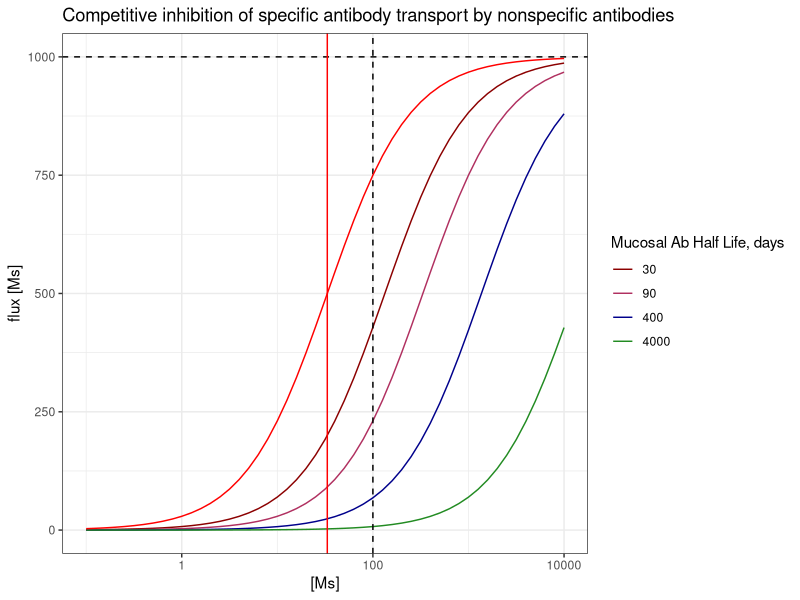
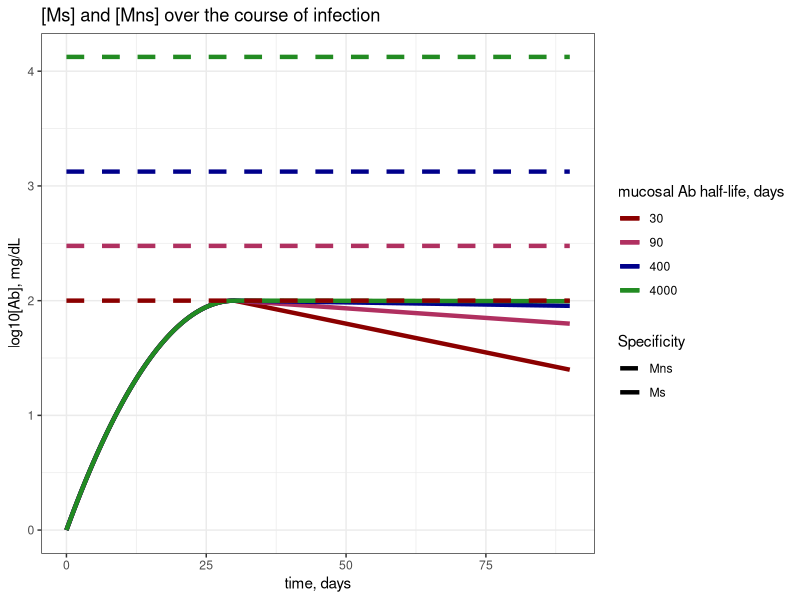
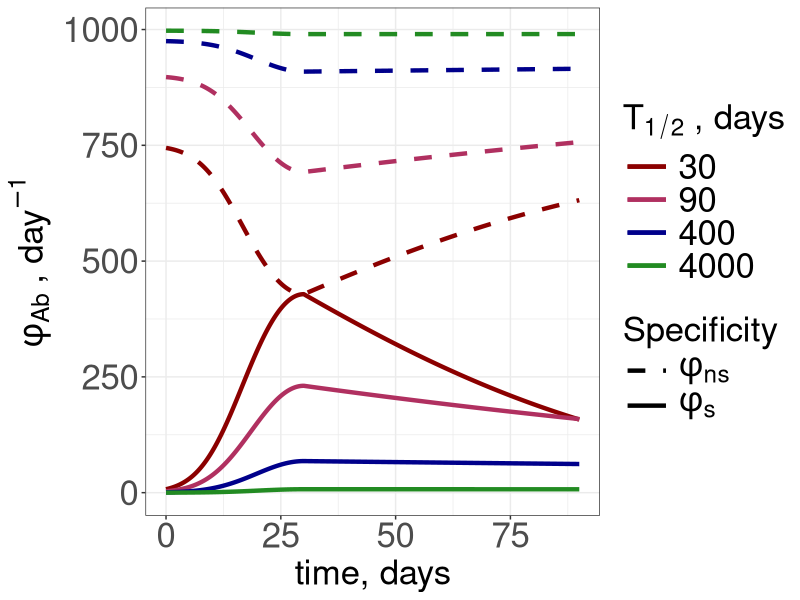
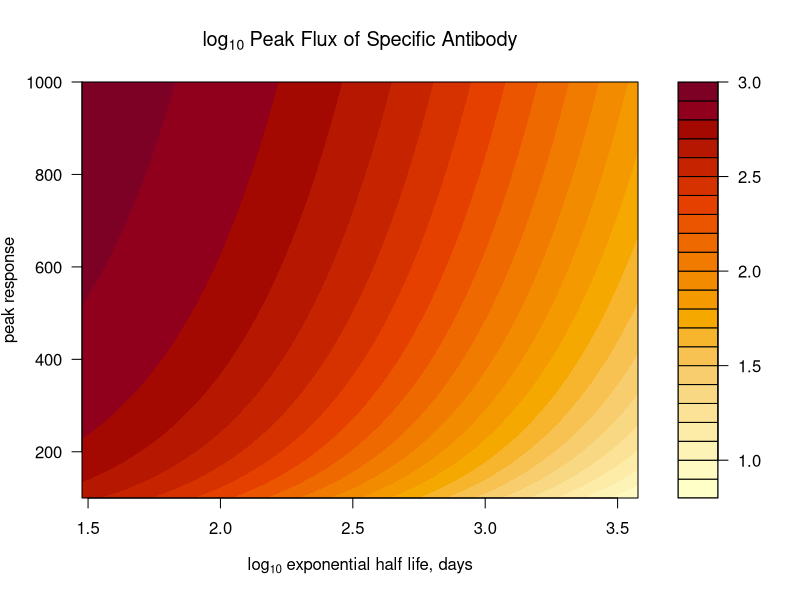
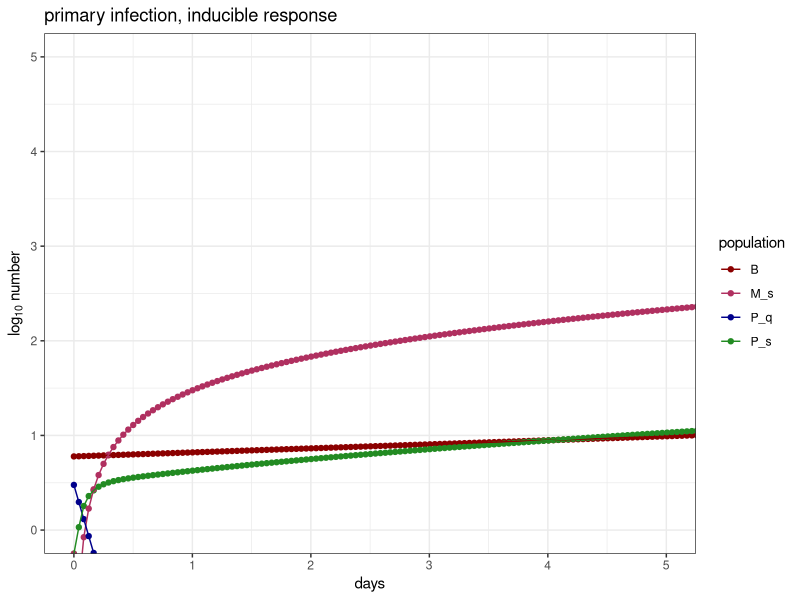
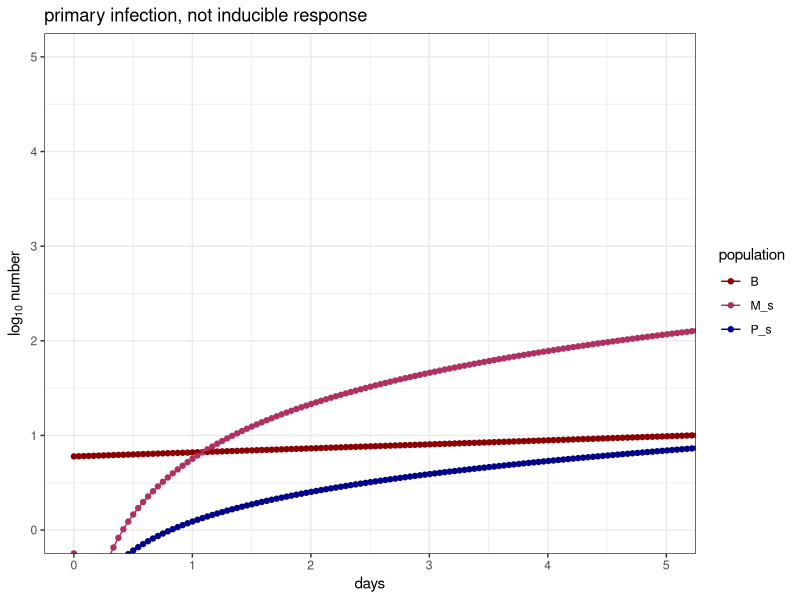
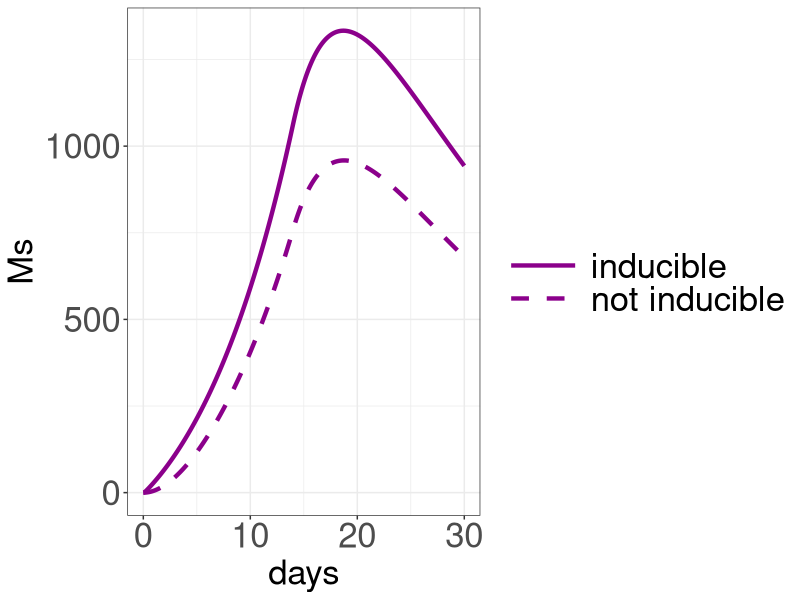
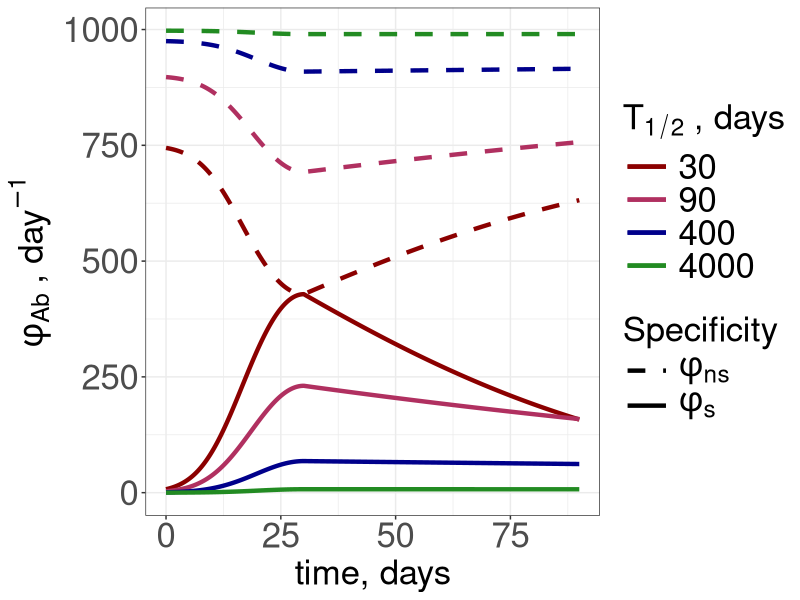

These figures' R source, in order:
## ---- chunk 1
#install.package("here")
library(here)

#install.package("ggplot2")
library(ggplot2)

#install.package("gridExtra")
library(gridExtra)

#install.packages("tidyverse")
library(tidyverse)

#install.packages("deSolve")
library(deSolve)

#load functions
MM_function = function(M_s, M_ns) {(Vmax*M_s)/(KM+M_ns+M_s)}


#choose plotting colors
my_colors = c("darkred", "maroon", "darkblue", "forestgreen", "darkorange", "goldenrod") #choose color range
num_colors = length(my_colors) #set number of colors needed for plotting
my_colors = colorRampPalette(my_colors)(num_colors) #increase number of colors staying in color range
## ---- chunk 2
# generation of new response
Ap = 100 #peak antibody titer will be the same as Mns for 90 days
#initial ab titer
A0 = 1 # initial specific ab concentration
tp = 30 #time of peak titer -- days

# steady state nonspecific antibodies
t_halfs = c(30,90,400,4000) #half lives of mucosal ab in days - 1 month, 3 months, 1 year, 10 years :) 
d_mus = log(2)/t_halfs #half lives in days
  names(d_mus) = t_halfs
c = Ap*(log(2)/min(t_halfs))# calculate c such that the minimum M_ns = Ap = 100
Mns_vec = c/d_mus #vector of approximate ss solutions
  names(Mns_vec) = t_halfs


# transport
Vmax = 10^3 # order of magnitude of peak response # we might vary this later
k2 = 1/(2/24) #rate of transport - 1/T of transport which is 1/2hours or 1/2/24ths of a day
RT = Vmax/k2 #total number (concentration) of receptors, Vmax = k2RT
KM = Ap/3 #choosing KM such that at peak in the absence of Mns, Ms would achieve 75% of max flux at peak
k1 = k2/KM #k2/min(Mns_vec) #rate of antibody binding such that KM is on the order of 10

# dynamics in the lumen 
t_half_L = 3 #half life of antibodies in the lumen, in days
d_L = log(2)/t_half_L #decay rate in the lumen


# Total time to plot responses
Tmax = 90

# will be calculated when iterating through d_mu
#r0 = (2*log(Ap/A0)/tp) + d_mu #initial/greatest exponential expansion rate
#alpha = (r0 - d_mu)/tp # rate of decay of exponential growth rate


## ---- chunk 3
#set concentrations of Ms for x axis
concentrations = 10^seq(-1, 4, by = 0.1) #range of concentrations M_s such that we span much less than and much greater than Ap

### plot flux vs [Ms] given each Mns 
flux_df = lapply(t_halfs, function(t_half){
  # set d_mu and Mns 
  d_mu = log(2)/t_half
  Mns = c/d_mu
  
  #calculate flux
  flux = sapply(concentrations, function(Ms){
   
   return(MM_function(M_s = Ms, M_ns = Mns))
  }) %>% cbind("Ms" = concentrations, "flux" = ., "t_half" = t_half) %>% as.data.frame() 
}) %>% do.call(rbind, .) %>% as.data.frame() 

## plot
plot = ggplot() + geom_line(data = flux_df, aes(x = (Ms), y = flux, group = factor(t_half), col = factor(t_half))) +
  geom_hline(yintercept = Vmax, linetype = "dashed") +
  geom_vline(xintercept = (KM), color = "red") +
  geom_vline(xintercept = (Ap), linetype= "dashed") +
geom_line(
  aes(x = concentrations, y = sapply(concentrations, function(Ms){Vmax*Ms/(KM+Ms)})),
  inherit.aes = FALSE,
  color = "red"
) +
  scale_x_continuous(trans = "log10") +
  scale_color_manual(values = my_colors) +
  labs(x = "[Ms]", y = "flux [Ms]", color = "Mucosal Ab Half Life, days", title = "Competitive inhibition of specific antibody transport by nonspecific antibodies") + 
  theme_bw()

# print to viewer
print(plot)
## ---- chunk 4
### plot Ms vs Mns over time
Mab_titers = lapply(t_halfs, function(t_half){
  # setting t.half dependent parms for nonspecific population
  d_mu = log(2)/t_half #set d_mu
  Mns = c/d_mu # steadys state nonspecific
  
  # setting t.half dependent parms for specific abs
  r0 = (2*log(Ap/A0)/tp) + d_mu #initial/greatest exponential expansion rate
  alpha = (r0 - d_mu)/tp # rate of decay of exponential growth rate

  # set time vector parms
  Tmax = Tmax # total days
  points_per_day = 24 # every hour
  time = seq(0, Tmax, length.out = Tmax*points_per_day) #generate time vector

  ### apply to calculate
  soln = data.frame("time" = time, "Ms" = sapply(time, function(t){
    if(t<=tp){A0*exp((r0 - d_mu)*t - (alpha/2)*t^2)}
    else {Ap*exp(-d_mu*(t-tp))}
  }))
  

  # solve 
  soln = soln %>% cbind(.,Mns, t_half)
}) %>% do.call(rbind, .) #concatenates all dfs from lapply list into a single df rowwise

### Plot
plot = ggplot() + geom_line(data = Mab_titers, aes(x = time, y = log10(Ms), group = factor(t_half), col = factor(t_half), linetype = "Ms"), lwd = 1.5) +
  geom_line(data = Mab_titers, aes(x = time, y = log10(Mns), group = factor(t_half), col = factor(t_half), linetype = "Mns"), lwd = 1.5) + 
  scale_color_manual(values = my_colors) +
  scale_linetype_manual(values = c("Ms" = "solid", "Mns" = "dashed")) +
  labs(x = "time, days", y = "log10[Ab], mg/dL", col = "mucosal Ab half-life, days", linetype = "Specificity", title = "[Ms] and [Mns] over the course of infection") +
  theme_bw()
  

#print to viewer
print(plot)

## ---- chunk 5
# set parms 
#transport 
Vmax = Vmax
k2 = k2
RT = RT
k1 = k1
KM = KM

#lumen
t_half_L = t_half_L
d_L = d_L

#steady state Ab
c = c
t_halfs = t_halfs
d_mus = d_mus
Mns_vec = Mns_vec
Ap = Ap

# generating new response
Ap = Ap
A0 = A0
tp = tp

# Total time 
Tmax = Tmax
## ---- chunk 6
MM_soln = lapply(t_halfs, function(t_half){
  # setting t.half dependent parms for nonspecific population
  d_mu = log(2)/t_half #set d_mu
  Mns = c/d_mu # steadys state nonspecific
  
  # setting t.half dependent parms for specific abs
  r0 = (2*log(Ap/A0)/tp) + d_mu #initial/greatest exponential expansion rate
  alpha = (r0 - d_mu)/tp # rate of decay of exponential growth rate

  # set time vector parms
  Tmax = Tmax # total days
  points_per_day = 24 # every hour
  time = seq(0, Tmax, length.out = Tmax*points_per_day) #generate time vector

  ### apply to calculate Ms titers over time
  Ms_soln = data.frame("time" = time, "t_half" = t_half, "Ms" = sapply(time, function(t){
    if(t<=tp){A0*exp((r0 - d_mu)*t - (alpha/2)*t^2)}
    else {Ap*exp(-d_mu*(t-tp))}
  }), "Mns" = Mns)
  
  ### apply to calculate Ls flux over time
  Ms_soln$phi_s = sapply(Ms_soln$Ms, function(Ms){MM_function(M_s = Ms, M_ns = Mns)})
  Ms_soln$phi_ns = sapply(Ms_soln$Ms, function(Ms){(Vmax*Mns)/(KM+Ms+Mns)})
  
  return(Ms_soln)
}) %>% do.call(rbind, .)

## ---- chunk 7
#ggplot
plot = ggplot() + geom_line(data = MM_soln, aes(x = time, y = (phi_s), group = factor(t_half), col = factor(t_half), linetype = "phi_s"), lwd = 1.5) +
  geom_line(data = MM_soln, aes(x = time, y = (phi_ns), group = factor(t_half), col = factor(t_half), linetype = "phi_ns"), lwd = 1.5) + 
  scale_color_manual(values = my_colors) +
  #coord_cartesian(ylim = c(0, 3), xlim = c(0, 15)) +
  scale_linetype_manual(values = c("phi_s" = "solid", "phi_ns" = "dashed"), labels = c("phi_s" = expression(phi[s]), "phi_ns" = expression( phi[ns]))) +
  labs(x = "time, days", y = bquote(phi[Ab] ~ ", day"^-1), col = bquote("T"[1/2] ~ ", days"), linetype = "Specificity") +
  theme_bw()+
  theme(axis.text = element_text(size = 25),
        axis.title = element_text(size = 25),
        legend.title = element_text(size = 25),
        legend.text = element_text(size = 25, hjust = 0),
        legend.key.width = unit(0.06, "npc")) 

#print to system viewer
print(plot)

#save
file = here("results", "competition", "fig-flux_over_time.png")
ggsave(plot, file = file)
## ---- chunk 8
# generation of new response
Aps = 10^seq(1, 3, by = 0.01) #peak antibody titer will be the same as Mns for 90 days
#initial ab titer
A0 = 1 # initial specific ab concentration
tp = 30 #time of peak titer -- days

# steady state nonspecific antibodies
t_halfs = 3*10^seq(1,3.1, by = 0.01) #half lives of mucosal ab in days - 1 month, 3 months, 1 year, 10 years :) 

 
heatmap_matrix = sapply(Aps, function(Ap){ #columns
  sapply(t_halfs, function(t_half){ #rows
    #set other parms
    d_mu = log(2)/t_half #half lives in days
    c = Ap*(log(2)/min(t_halfs))# calculate c such that the minimum M_ns = Ap = 100
    Mns = c/d_mu #vector of approximate ss solutions
    
    # transport
    Vmax = 10^3 # order of magnitude of peak response # we might vary this later
    k2 = 1/(2/24) #rate of transport - 1/T of transport which is 1/2hours or 1/2/24ths of a day
    RT = Vmax/k2 #total number (concentration) of receptors, Vmax = k2RT
    KM = Ap/3 #choosing KM such that at peak in the absence of Mns, Ms would achieve 75% of max flux at peak
    k1 = k2/KM #k2/min(Mns_vec) #rate of antibody binding such that KM is on the order of 10
    
    # dynamics in the lumen 
    t_half_L = 3 #half life of antibodies in the lumen, in days
    d_L = log(2)/t_half_L #decay rate in the lumen

    # Total time to plot responses
    Tmax = 90
    
    #calculate peak flux
    phi_s = MM_function(M_s = Ap, M_ns = Mns)
  })
})

### plot
### plot on log10 scale
x_ticks = c(30, 100, 300, 1000, 3000)   # half-life ticks (days)
y_ticks = c(10, 30, 100, 300, 1000)     # peak titer ticks
zlog <- log10(heatmap_matrix)
lev  <- pretty(range(zlog, finite = TRUE), 4)   # 20 = filled.contour's default nlevels

png(here("test2.png"), width = 2000, height = 1200, res = 300, type = "cairo", antialias = "none")
filled.contour(
  x = log10(t_halfs),
  y = log10(Aps),
  z = log10(heatmap_matrix),
  xlab = expression(paste("Plasma cell half-life, ", days)),
  ylab = "Peak specific antibody response in mucosa",
  main = "Peak Flux of Specific Antibody into Lumen",
  levels = lev,
  plot.axes = {
    axis(1, at = log10(x_ticks), labels = x_ticks)
    axis(2, at = log10(y_ticks), labels = y_ticks)
    contour(
      x = log10(t_halfs),
      y = log10(Aps),
      z = log10(heatmap_matrix),
      levels = lev,   # the flux value(s) where you want lines
      add = TRUE, lwd = 2, col = "black",
      drawlabels = TRUE,
      method = "flattest",
      vfont = c("sans serif", "bold"),
  labcex = 0.8                      # optional: bigger labels
    )
  },
  key.title = title(main = bquote(atop("log"[10], "peak flux")), cex.main = 1)
)
dev.off()

## ---- chunk 9
# generation of new response
Ap = 100 #peak antibody titer will be the same as Mns for 90 days
#initial ab titer
A0 = 1 # initial specific ab concentration
tp = 30 #time of peak titer -- days

# steady state nonspecific antibodies
t_halfs = c(30,90,400,4000) #half lives of mucosal ab in days - 1 month, 3 months, 1 year, 10 years :) 
d_mus = log(2)/t_halfs #half lives in days
  names(d_mus) = t_halfs
c = Ap*(log(2)/min(t_halfs))# calculate c such that the minimum M_ns = Ap = 100
Mns_vec = c/d_mus #vector of approximate ss solutions
  names(Mns_vec) = t_halfs

# transport
Vmax = 10^3 # order of magnitude of peak response # we might vary this later
k2 = 1/(2/24) #rate of transport - 1/T of transport which is 1/2hours or 1/2/24ths of a day
RT = Vmax/k2 #total number (concentration) of receptors, Vmax = k2RT
KM = Ap/3 #choosing KM such that at peak in the absence of Mns, Ms would achieve 75% of max flux at peak
k1 = k2/KM #k2/min(Mns_vec) #rate of antibody binding such that KM is on the order of 10

### parms for heatmap 
Aps = seq(100, 1000, by = 10) #peak antibody titer will be the same as Mns for 90 days

t_halfs = 3*10^seq(1,3.1, by = 0.01) #half lives of mucosal ab in days - 1 month, 3 months, 1 year, 10 years :) 
 
heatmap_matrix = sapply(Aps, function(Ap){ #columns
  sapply(t_halfs, function(t_half){ #rows
    #set other parms
    d_mu = log(2)/t_half #half lives in days
    Mns = c/d_mu #vector of approximate ss solutions
    
    #calculate peak flux
    phi_s = MM_function(M_s = Ap, M_ns = Mns)
  })
})

### plot
#plot AICs
filled.contour(x = log10(t_halfs), y = (Aps), z=log10(heatmap_matrix), lwd = 2, ylab = expression(paste("peak response")), xlab = expression(paste(log[10], " exponential half life, ", days)), main = bquote("log"[10] ~ "Peak Flux of Specific Antibody"))


## compute the colour-band breaks explicitly, on the log10 scale
### plot on log10 scale
x_ticks = c(30, 100, 300, 1000, 3000)   # half-life ticks (days)
y_ticks = seq(100,1000, by = 100)    # peak titer ticks
zlog <- log10(heatmap_matrix)
lev  <- pretty(range(zlog, finite = TRUE), 5)   # 20 = filled.contour's default nlevels

png(here("test.png"), width = 2000, height = 1200, res = 300, type = "cairo", antialias = "none")
filled.contour(
  x = log10(t_halfs),
  y = Aps,
  z = zlog,
  levels = lev,
  xlab = expression(paste("Plasma cell half life, ", days)),
  ylab = "Peak specific antibody response in mucosa",
  main = "Peak Flux of Specific Antibody into Lumen",
  plot.axes = {
    axis(1, at = log10(x_ticks), labels = x_ticks)
    axis(2, at = seq(200, 1000, by = 200), labels = seq(200, 1000, by = 200), cex.axis = 0.8)
    contour(
      x = log10(t_halfs), y = Aps, z = zlog,
      levels = c(0.5,1,1.5,2,2.5,3),
      add = TRUE, lwd = 2, col = "black",
      drawlabels = TRUE,
      method = "edge",
      vfont = c("sans serif", "bold"),
  labcex = 0.8                      # optional: bigger labels
    )
  },
  key.title = title(main = bquote(atop("log"[10], "peak flux")), cex.main = 1)
)
dev.off()
## ---- chunk 10
# Antibody concentrations in the respiratory mucosa #
secondary_response.model1 <- function(t, y, parms)  # Single partial immune class (RPS)                       
{with(as.list(parms),	# allows the parameter file parms to be as a list
      {  
        y = pmax(y,0)         # avoid negative values (not ideal but ok)
        
        # map the state variables
        B = y[1]         # B cells 
        P_s = y[2]       # Antibody secreting cells (specific)
        P_q = y[3]       # quiescent antibody secreting cells (specific)
        M_s = y[4]       # specific Ab in mucosa
        
        # make empty variables for the derivatives
        dB = 0      # change in specific Ab in the lumen
        dP_s = 0    # change in specific ASCs
        dP_q = 0    # change in quiescent ASCs
        dM_s = 0    # change in specific antibodies in mucosa
        
        #####################################
        # define V function 
        V.function = function(t_infection, t) {
          if(t>=min(t_infection) & t <= max(t_infection)){
            V = 1}
          else(V = 0)
        return(V)}
        # set V
        V = V.function(t_infection, t)
        #####################################
        ## calculate the derivatives
        # cell populations
        dB = r*(1-2*f)*V*B - d_B*B #proliferation only when virus present, some fraction f differentiates to P_s
        dP_s = r*2*f*V*B + s*V*P_q - d_s*P_s - q*P_s #differentiation from B cells or P_q only when virus present
        dP_q = q*P_s - d_q*P_q - s*V*P_q #P_s always differentiates to P_q with some rate q.
        
        # Specific antibodies        
        dM_s = a*P_s - d_a*M_s #P_s secretes antibody
        
        # output the derivatives
        dy=c(dB, dP_s, dP_q, dM_s) #vector of derivatives 
        
        return(list(dy)) #lists vector and returns
      }
  ) 
} # we will need to think about how to set M_ns if we want to track specific IgA in the lumen.

## ---- chunk 11
# death rates
d_B = log(2)/(365) # B cell death rate, x days half life
d_s = 0 # secretory cell death rate #don't consider for now
d_q = log(2)/(365) # quiescent cell death rate long lived like bm
  
# proliferation and differentiation
r = 0.3 # b cell proliferation rate - doubling time is 1/2 day
f = 1/3 # fraction of division that produce secretory cells
q = log(2)/14 # rate of secretory cells to quiescence #should equal d_mu
s = 10 # rate of quiescent cell recruitment to secretion #should be very fast, like a percentage per hour

# antibody dynamics
a = 10 # rate of IgA secretion by secretory cells # not dealing with density but total number now
d_a = log(2)/3 # IgA molecular decay rate, 3 days half life

# infection timing
t_infection = c(0,14) #time range of antigen presence (V = 1 when t in t_infection)
## ---- chunk 12
# parameters list for deSolve
params = list(
  d_B = d_B, # B cell death rate
  d_s = d_s, # secretory cell death rate
  d_q = d_q, # quiescent cell death rate
  d_a = d_a, # IgA molecular decay rate
    
  # proliferation and differentiation
  r = r, # b cell proliferation rate
  f = f, # fraction of division that produce secretory cells
  q = q, # rate of secretory cells to quiescence
  s = s, # rate of quiescent cell recruitment to secretion
  
  # antibody dynamics
  a = a, # rate of IgA secretion by secretory cells
  d_a = d_a, # IgA molecular decay rate in mucosa
  
  #infection timing
  t_infection = t_infection #time range of antigen presence (V = 1 when t in t_infection)
)

# simulation Time parameters 
Tmax   = 30                         # max time in days
points.per.day = 24              # output points per day

#initial conditions
init_cond = c("B" = 6, "P_s" = 0, "P_q" = 3, "M_s" = 0)

# solve 
soln = as.data.frame(ode(y = init_cond, times = seq(0, Tmax, length.out = Tmax*points.per.day), secondary_response.model1, parms = params)) 

# long form ode 
soln_long = soln %>% pivot_longer(
  cols = !c(time),
  names_to = "population",
  values_to = "number"
)

# ggplot
 plot = ggplot() +
  geom_point(data = soln_long, aes(x = time, y = log10(number), group = population, col = population)) + #plots each population seperately over time 
  geom_line(data = soln_long, aes(x = time, y = log10(number), group = population, col = population)) + #plots each population seperately over time
   coord_cartesian(xlim = c(0,5), ylim = c(0,5)) +
   labs(x = "days",, y = bquote("log"[10] ~ "number"), title = "primary infection, inducible response") +
  theme_bw() + #removes grey background and changes aesthetics
  scale_color_manual(values = my_colors) #changes colors to defined vector

# print
print(plot)
## ---- chunk 13
# Antibody concentrations in the respiratory mucosa #
secondary_response.model_notinducible <- function(t, y, parms)  # Single partial immune class (RPS)                       
{with(as.list(parms),	# allows the parameter file parms to be as a list
      {  
        y = pmax(y,0)         # avoid negative values (not ideal but ok)
        
        # map the state variables
        B = y[1]         # B cells 
        P_s = y[2]       # Antibody secreting cells (specific)
        M_s = y[3]       # specific Ab in mucosa
        
        # make empty variables for the derivatives
        dB = 0      # change in specific Ab in the lumen
        dP_s = 0    # change in specific ASCs
        dM_s = 0    # change in specific antibodies in mucosa
        
        #####################################
        # define V function 
        V.function = function(t_infection, t) {
          if(t>=min(t_infection) & t <= max(t_infection)){
            V = 1}
          else(V = 0)
        return(V)}
        # set V
        V = V.function(t_infection, t)
        #####################################
        ## calculate the derivatives
        # cell populations
        dB = r*(1-2*f)*V*B - d_B*B #proliferation only when virus present, some fraction f differentiates to P_s
        dP_s = r*2*f*V*B - d_s*P_s #differentiation from B cells or P_q only when virus present
        
        # Specific antibodies        
        dM_s = a*P_s - d_a*M_s #P_s secretes antibody
        
        # output the derivatives
        dy=c(dB, dP_s, dM_s) #vector of derivatives 
        
        return(list(dy)) #lists vector and returns
      }
  ) 
} # we will need to think about how to set M_ns if we want to track specific IgA in the lumen.
## ---- chunk 14
# death rates
d_B = d_B # B cell death rate, 2 years half life
d_s = q # rate of secretory cells to death #should equal d_mu and q
 
# proliferation and differentiation
r = r # b cell proliferation rate - doubling time is 1 day
f = f # fraction of division that produce secretory cells

# antibody dynamics
a = a # rate of IgA secretion by secretory cells # not dealing with density but total number now
d_a = d_a # IgA molecular decay rate, 3 days half life

# infection timing
t_infection = c(0,14) #time range of antigen presence (V = 1 when t in t_infection)
## ---- chunk 15
# parameters list for deSolve
params = list(
  d_B = d_B, # B cell death rate
  d_s = d_s, # secretory cell death rate

    
  # proliferation and differentiation
  r = r, # b cell proliferation rate
  f = f, # fraction of division that produce secretory cells

  # antibody dynamics
  a = a, # rate of IgA secretion by secretory cells
  d_a = d_a, # IgA molecular decay rate in mucosa
  
  #infection timing
  t_infection = t_infection #time range of antigen presence (V = 1 when t in t_infection)
)

# simulation Time parameters 
Tmax   = 30                         # max time in days
points.per.day = 24              # output points per day

#initial conditions
init_cond = c("B" = 6, "P_s" = 0, "M_s" = 0)

# solve 
soln_notinducible = as.data.frame(ode(y = init_cond, times = seq(0, Tmax, length.out = Tmax*points.per.day), secondary_response.model_notinducible, parms = params)) 

# long form ode 
soln_notinducible_long = soln_notinducible %>% pivot_longer(
  cols = !c(time),
  names_to = "population",
  values_to = "number"
)

# ggplot
 plot = ggplot() +
  geom_point(data = soln_notinducible_long, aes(x = time, y = log10(number), group = population, col = population)) + #plots each population seperately over time 
  geom_line(data = soln_notinducible_long, aes(x = time, y = log10(number), group = population, col = population)) + #plots each population seperately over time
   coord_cartesian(ylim = c(0,5), xlim = c(0,5)) +
   labs(x = "days", y = bquote("log"[10] ~ "number"), title = "primary infection, not inducible response") +
  theme_bw() + #removes grey background and changes aesthetics
  scale_color_manual(values = my_colors) #changes colors to defined vector

# print
print(plot)

## ---- chunk 16
plot = ggplot() + geom_line(data = soln_long %>% filter(population %in% c("M_s")), aes(x = time, y = (number), linetype = "inducible"), color = "darkmagenta", lwd = 1.5) + 
  geom_line(data = soln_notinducible_long %>% filter(population %in% c("M_s")), aes(x = time, y = (number), linetype = "not inducible"), color = "darkmagenta", lwd = 1.5) +
 #coord_cartesian(xlim = c(0,3), ylim = c(0,100)) +
  scale_linetype_manual(values = c("inducible" = "solid", "not inducible" = "dashed")) +
  labs(x = "days", y = bquote("Ms"), linetype = "") +
  theme_bw() + #removes grey background and changes aesthetics
  theme(axis.text = element_text(size = 25),
        axis.title = element_text(size = 25),
        legend.title = element_text(size = 25),
        legend.text = element_text(size = 25, hjust = 0),
        legend.key.width = unit(0.1, "npc"))
  
#print to viewer
print(plot)

# save plot
file = here("results", "induction", "recall_response.png")
ggsave(plot, file = file)
